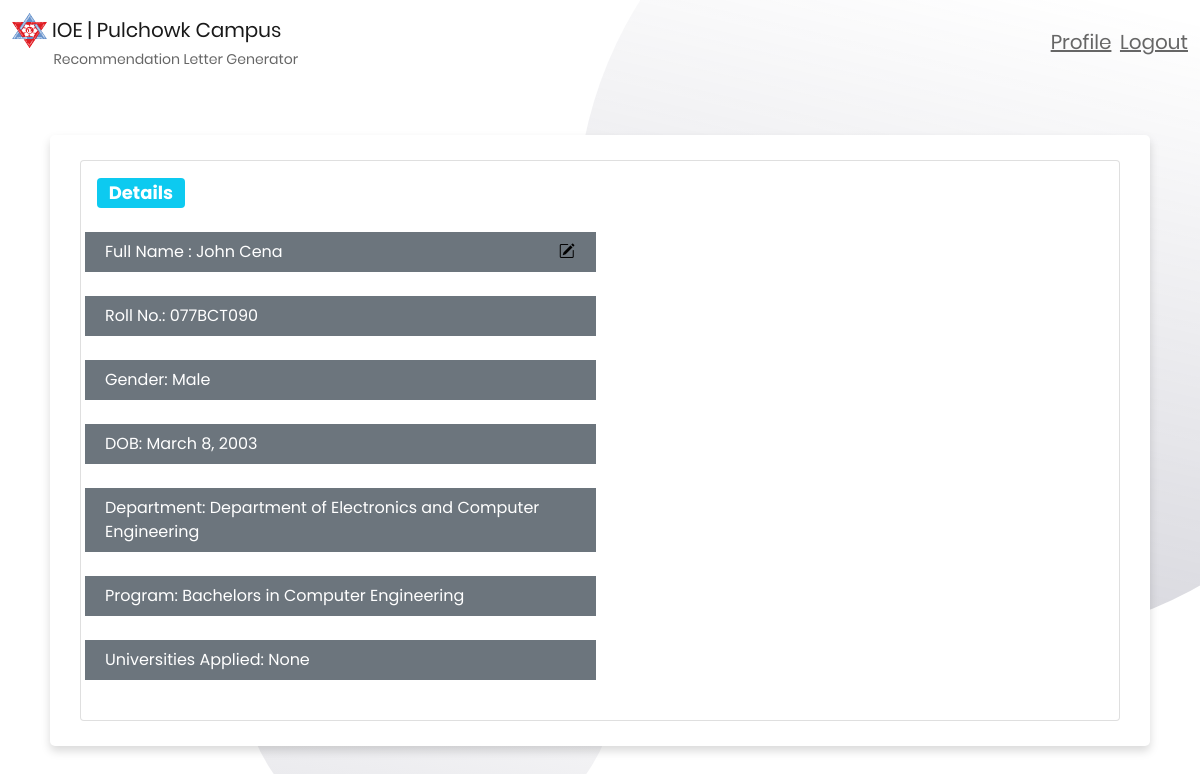
The app's page /studentDetailTeacher/077BCT090/ with its own data.
### home/models.py (models this page shows, shortened)
class StudentLoginInfo(models.Model):
    username = models.CharField(max_length=120, null=True, blank=False)
    roll_number = models.CharField(primary_key=True, max_length=9)
    department = models.ForeignKey(Department, on_delete=CASCADE)
    program = models.ForeignKey(Program, on_delete=CASCADE)
    password = models.CharField(max_length=100, null=True, blank=False)
    dob = models.DateField()
    gender = models.CharField(
        max_length=10, default="null", null=True, blank=True)
    class Meta:
        db_table = 'StudentLoginInfo'

class Department(models.Model):
    dept_name = models.CharField(max_length=100, blank=True, unique=True)
    def __str__(self):
        return str(self.dept_name)
    class Meta:
        db_table = 'department'

class Program(models.Model):
    program_name = models.CharField(max_length=100, blank=True, unique=True)
    department = models.ForeignKey(Department, on_delete=CASCADE)
    def __str__(self):
        return str(self.program_name)
    class Meta:
        db_table = 'program'

### home/views.py (the view)
# urls.py: path('studentDetailTeacher/<str:roll>/',
def studentDetailTeacher(request, roll):
    student = roll
    if StudentLoginInfo.objects.filter(roll_number=roll).exists():
        student = StudentLoginInfo.objects.get(roll_number=student)
        alt = StudentData.objects.get(std__roll_number=student.roll_number)
        print("universtities: ", alt.universities)
        return render(
            request,
            "studentDetailTeacher.html",
            {"username": student.username, 'roll': student.roll_number, 'department': student.department, 'program': student.program, 'gender': student.gender,
             'dob': student.dob, 'universities': alt.universities},
        )
    else:
        return render(
            request,
            "studentDetailTeacher.html")

### templates/studentDetailTeacher.html (shortened to what this page needs)
{% extends 'studentBase.html' %}
{% block body %}
  <div class="container" style="margin-top:50px; max-width: 1100px; max-height: 1000px;">
    <div class="card mb-6" style="max-width: 1100px; max-height: 700px;">
      <div class="row g-0">
        <div class="col-md-6">
          <div class="card-body">
            <h4><span class="badge bg-info">Details</span></h4>
            <br>
            <div class="row e-block p-2 bg-secondary text-white"><div class="col-sm-11"><span>Full Name : {{username}}</div><div class="col-sm-1 "><button type="button" class="mx-auto" data-bs-toggle="modal" data-bs-target="#Username"> <i class="bi bi-pencil-square" > </i></button></div></span> </div><br>
            <div class="row e-block p-2 bg-secondary text-white"><div class="col-sm-12"><span>Roll No.: {{roll}}</div></span> </div><br>
            <div class="row e-block p-2 bg-secondary text-white"><div class="col-sm-12"><span>Gender: {{gender}}</div></span> </div><br>
            <div class="row e-block p-2 bg-secondary text-white"><div class="col-sm-12"><span>DOB: {{dob}}</div></span> </div><br>
            <div class="row e-block p-2 bg-secondary text-white"><div class="col-sm-12"><span>Department: {{department}}</div></span> </div><br>
            <div class="row e-block p-2 bg-secondary text-white"><div class="col-sm-12"><span>Program: {{program}}</div></span> </div><br>
            <div class="row e-block p-2 bg-secondary text-white"><div class="col-sm-12"><span>Universities Applied: {{universities}}</div></span> </div><br>
          </div>
        </div>
      </div>
    </div>
  </div>
{% endblock body %}

### static/css/main.css (style rules this page uses)
* { margin: 0px; padding: 0px; box-sizing: border-box; }
body, html { height: 100%; font-family: Poppins-Regular, sans-serif; }
h1,h2,h3,h4,h5,h6 { margin: 0px; }
button { outline: none !important; border: none; background: transparent; }

### static/css/style.css (style rules this page uses)
* { margin: 0px; padding: 0px; box-sizing: border-box; }
body { font-family: 'Poppins', sans-serif; }
button { font-family: 'Poppins', sans-serif; }
.container { max-width: 700px; width: 100%; background-color: #fff; padding: 25px 30px; border-radius: 5px; box-shadow: 0 5px 10px rgba(0, 0, 0, 0.15); justify-content: center; align-items: center; margin: auto; }

### records on screen
StudentLoginInfo: username "John Cena", roll_number "077BCT090", gender "Male", dob "March 8, 2003"
Department: dept_name "Department of Electronics and Computer Engineering"
Program: program_name "Bachelors in Computer Engineering"

### other values on screen
{{ universities }} "None"
